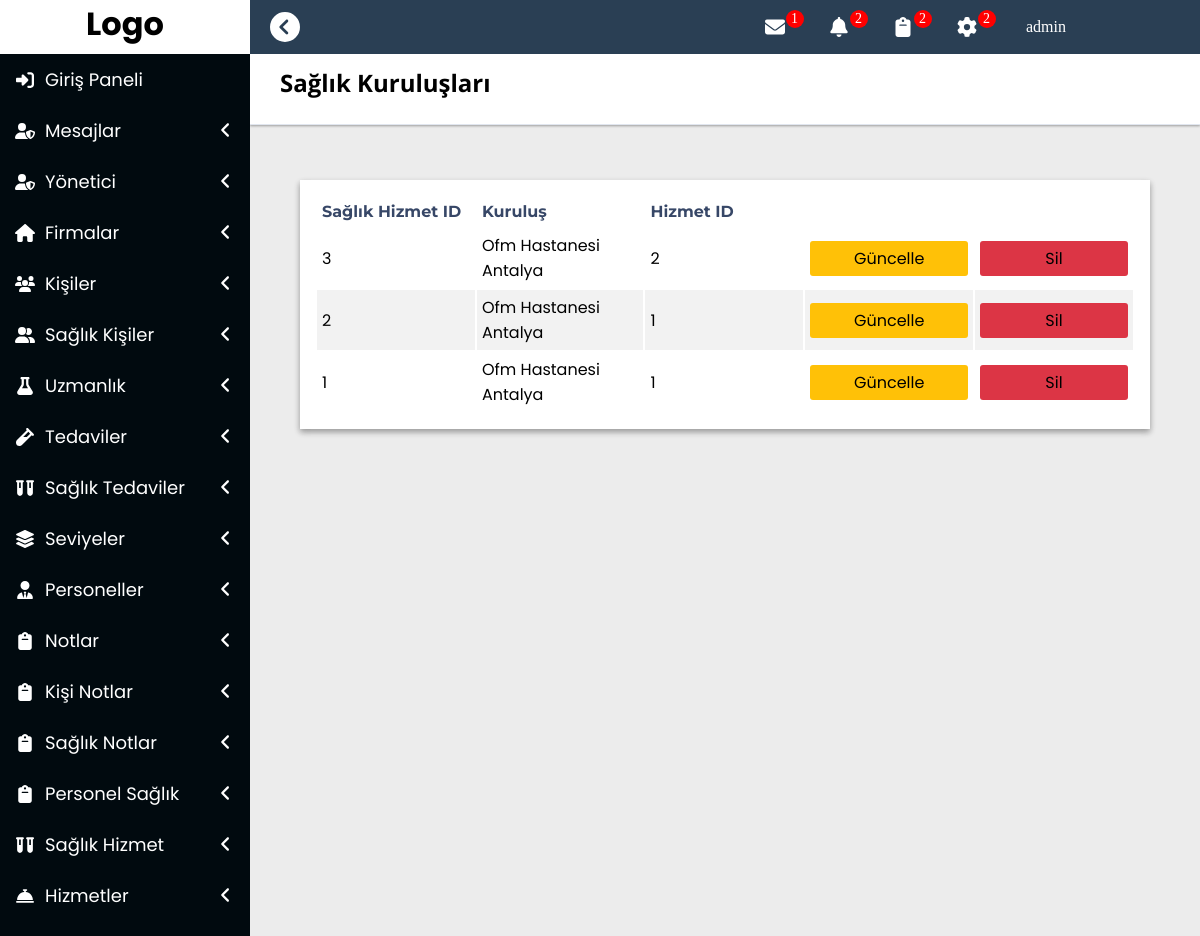
The app's page /saglikhizmetlistele/ (signed in), older data.
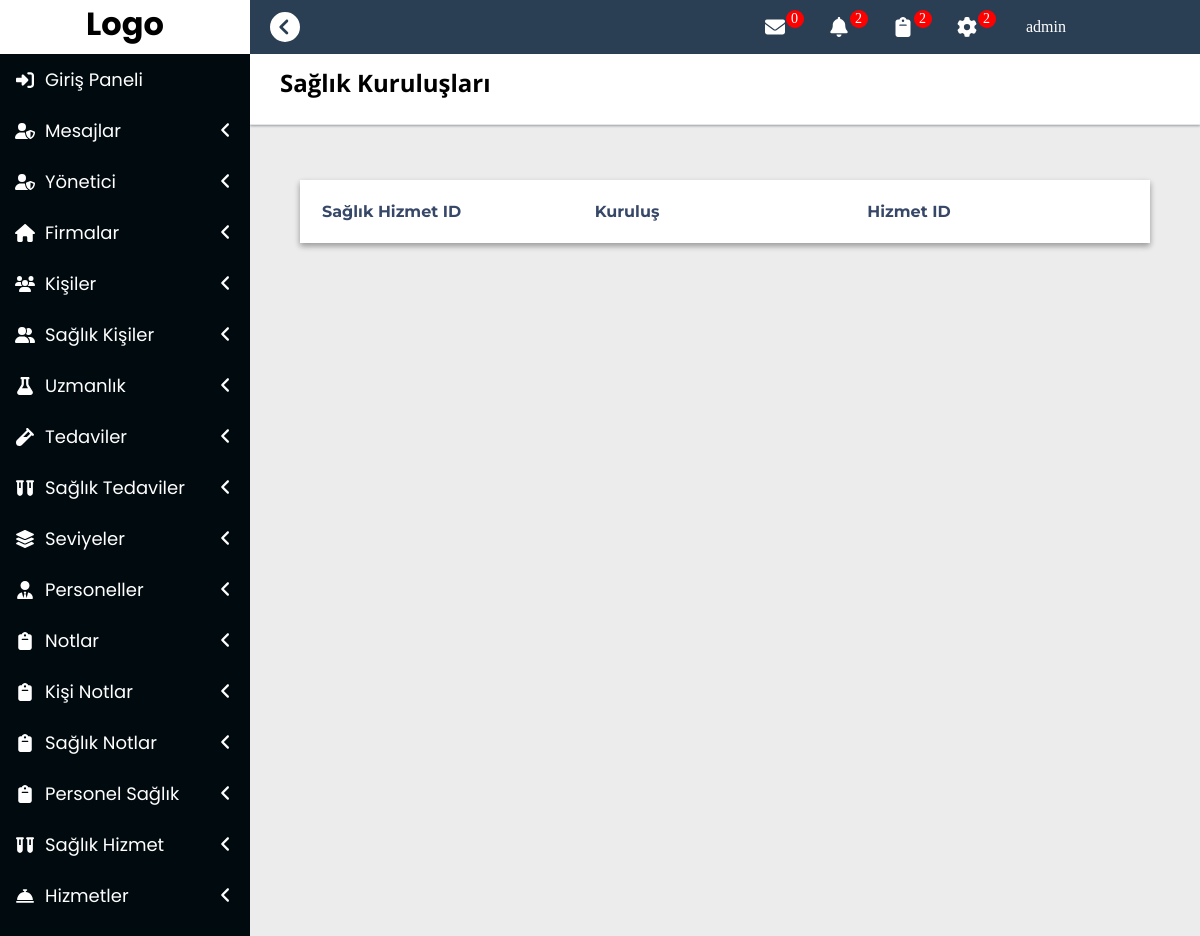
The same page, newer data.
### base/models.py (models this page shows, shortened)
class SaglikHizmetler(models.Model):
    kurulus = models.ForeignKey(SaglikKuruluslari,on_delete = models.CASCADE,related_name="SaglikHizmetlerKurulus")
    hizmetID = models.ForeignKey(Hizmetler, on_delete = models.CASCADE)
    eklenmeTarihi = models.DateTimeField(auto_now_add=True,verbose_name="Oluşturulma Tarihi")
    class Meta:
        ordering = ['-eklenmeTarihi']

class SaglikKuruluslari(models.Model):
    author = models.ForeignKey("auth.User",on_delete = models.CASCADE,verbose_name = "Ekleyen")
    kurulusAdi = models.CharField(max_length = 50,null=False,blank=False,verbose_name = "Kuruluş Adı")
    kurulusTuru =models.CharField(max_length=20,null=False,blank=False, choices=kurulusTurleri, verbose_name = "Kuruluş Türü")
    durum =models.CharField(max_length = 20,null=False,blank=False, choices=durumlar, verbose_name = "Durum")
    sehir = models.ForeignKey(Sehir,null=True, on_delete = models.CASCADE,related_name="SaglikKurulusSehir")
    ilce = models.ForeignKey(Ilce,null=True, on_delete = models.CASCADE,related_name="SaglikKurulusIlce")
    mahalle = models.ForeignKey(Mahalle,null=True, on_delete = models.CASCADE,related_name="SaglikKurulusMahalle")
    sokak = models.ForeignKey(Sokak,null=True, on_delete = models.CASCADE,related_name="SaglikKurulusSokak")
    cadde = models.ForeignKey(Cadde,null=True, on_delete = models.CASCADE,related_name="SaglikKurulusCadde")
    kapiNo = models.PositiveIntegerField(null=True,verbose_name = "Kapı No")
    tamAdres = models.CharField(max_length = 250,null=True,verbose_name = "Tam Adres")
    postaKodu = models.PositiveIntegerField(null=True,verbose_name = "Posta Kodu")
    enlem = models.FloatField(max_length = 50,null=False,blank=False,verbose_name = "Enlem")
    boylam = models.FloatField(max_length = 50,null=False,blank=False,verbose_name = "Boylam")
    telefon = models.PositiveIntegerField(null=False,blank=False,verbose_name = "Telefon")
    fax = models.PositiveIntegerField(verbose_name = "Fax")
    website = models.CharField(max_length = 50,verbose_name = "Website")
    mail = models.EmailField(max_length = 50,verbose_name = "Mail")
    doktorSayisi = models.PositiveIntegerField(verbose_name = "Doktor Sayısı")
    kisiUzaklik = models.FloatField(max_length = 500,null= True, verbose_name="Kişiye Olan Uzaklık")
    eklenmeTarihi = models.DateTimeField(auto_now_add=True,verbose_name="Oluşturulma Tarihi")
    def __str__(self):
        return self.kurulusAdi
    class Meta:
        ordering = ['-eklenmeTarihi']

class Hizmetler(models.Model):
    SaglikHizmet = models.ForeignKey(SaglikKuruluslari,on_delete = models.CASCADE,related_name="HizmetlerSaglikHizmet")
    hizmetAdi = models.CharField(max_length = 50,null=False,blank=False,verbose_name = "Hizmet Adı")
    eklenmeTarihi = models.DateTimeField(auto_now_add=True,verbose_name="Oluşturulma Tarihi")
    class Meta:
        ordering = ['-eklenmeTarihi']

### base/views.py (the view)
# urls.py: path('saglikhizmetlistele/', views.saglikHizmetListele, name = "saglikHizmetListele"),
def saglikHizmetListele(request):
    mesajlar = Mesajlar.objects.filter(alıcı=request.user,okundu=False)
    mesajlarAdet = len(mesajlar)
    hizmetler = SaglikHizmetler.objects.all()
    context={
        "mesajlar":mesajlar,
        "mesajlarAdet":mesajlarAdet,
        "hizmetler":hizmetler
    }
    return render(request,"Listele/saglikhizmet.html",context)

### templates/Listele/saglikhizmet.html
{% extends "layout.html" %}
{% block body %}
<div class="ContentLayout">
    <div class="Pagination">
        <h1>Sağlık Kuruluşları</h1>
    </div>
    <div class="SubContent">
        <div class="tablo">
            <table>
                <thead>
                    <tr>
                        <td>Sağlık Hizmet ID</td>
                        <td>Kuruluş</td>
                        <td>Hizmet ID</td>
                    </tr>
                </thead>
                <tbody>
                    {% for hizmet in hizmetler %}
                    <tr>
                        <td>{{hizmet.id}}</td>
                        <td>{{hizmet.kurulus}}</td>
                        <td>{{hizmet.hizmetID.id}}</td>
                        <td><a href="{% url 'base:saglikHizmetDuzenle' hizmet.id %}" class = "btn-update">Güncelle</a></td>
                        <td><a href="{% url 'base:saglikHizmetSil' hizmet.id %}" class = "btn-delete">Sil</a> </td>
                    </tr>
                    {% endfor %}
                </tbody>
            </table>
        </div>
    </div>
</div>
{% endblock body %}

### templates/layout.html (shortened to what this page needs)
<!DOCTYPE html>
{% load static %}
<html lang="en">
<head>
    <link rel="stylesheet" href="{% static 'css/style.css' %}">
</head>
<body>
    <div id="Layout">
        <div id="SideMenu">
            <div id="Logo">
                <h1>Logo</h1>
            </div>
            <ul>
                <li class="treeview">
                    <a href="{% url 'user:login' %}">
                        <i class="fa fa-sign-in-alt"></i>
                        <span>Giriş Paneli</span>
                    </a>
                </li>
                <li class="treeview">
                    <a href="#">
                        <i class="fa fa-user-shield" ></i>
                        <span>Mesajlar</span>
                        <div class="pull-right">
                            <i class="fa fa-angle-left"></i>
                        </div>
                    </a>
                </li>
                <li class="treeview">
                    <a class="ignore-click"  href="#">
                        <i class="fa fa-user-shield"></i>
                        <span>Yönetici</span>
                        <div class="pull-right">
                            <i class="fa fa-angle-left"></i>
                        </div>
                    </a>
                </li>
                <li class="treeview">
                    <a href="#">
                        <i class="fa fa-home" ></i>
                        <span>Firmalar</span>
                        <div class="pull-right">
                            <i class="fa fa-angle-left"></i>
                        </div>
                    </a>
                </li>
                <li class="treeview">
                    <a class="ignore-click" href="#">
                        <i class="fa fa-users"></i>
                        <span>Kişiler</span>
                        <div class="pull-right">
                            <i class="fa fa-angle-left"></i>
                        </div>
                    </a>
                </li>
                <li class="treeview">
                    <a class="ignore-click" href="#">
                        <i class="fa fa-user-friends"></i>
                        <span>Sağlık Kişiler</span>
                        <div class="pull-right">
                            <i class="fa fa-angle-left"></i>
                        </div>
                    </a>
                </li>
                <li class="treeview">
                    <a class="ignore-click" href="#">
                        <i class="fa fa-flask"></i>
                        <span>Uzmanlık</span>
                        <div class="pull-right">
                            <i class="fa fa-angle-left"></i>
                        </div>
                    </a>
                </li>
                <li class="treeview">
                    <a class="ignore-click" href="#">
                        <i class="fa fa-vial"></i>
                        <span>Tedaviler</span>
                        <div class="pull-right">
                            <i class="fa fa-angle-left"></i>
                        </div>
                    </a>
                </li>
                <li  class="treeview">
                    <a class="ignore-click" href="#">
                        <i class="fa fa-vials"></i>
                        <span>Sağlık Tedaviler</span>
                        <div class="pull-right">
                            <i class="fa fa-angle-left"></i>
                        </div>
                    </a>
                </li>
                <li class="treeview">
                    <a class="ignore-click" href="#">
                        <i class="fa fa-layer-group"></i>
                        <span>Seviyeler</span>
                        <div class="pull-right">
                            <i class="fa fa-angle-left"></i>
                        </div>
                    </a>
                </li>
                <li class="treeview">
                    <a class="ignore-click" href="#">
                        <i class="fa fa-user-tie"></i>
                        <span>Personeller</span>
                        <div class="pull-right">
                            <i class="fa fa-angle-left"></i>
                        </div>
                    </a>
                </li>
                <li class="treeview">
                    <a class="ignore-click" href="#">
                        <i class="fa fa-clipboard"></i>
                        <span>Notlar</span>
                        <div class="pull-right">
                            <i class="fa fa-angle-left"></i>
                        </div>
                    </a>
                </li>
                <li class="treeview">
                    <a class="ignore-click" href="#">
                        <i class="fa fa-clipboard"></i>
                        <span>Kişi Notlar</span>
                        <div class="pull-right">
                            <i class="fa fa-angle-left"></i>
                        </div>
                    </a>
                </li>
                <li class="treeview">
                    <a class="ignore-click" href="#">
                        <i class="fa fa-clipboard"></i>
                        <span>Sağlık Notlar</span>
                        <div class="pull-right">
                            <i class="fa fa-angle-left"></i>
                        </div>
                    </a>
                </li>
                <li class="treeview">
                    <a class="ignore-click" href="#">
                        <i class="fa fa-clipboard"></i>
                        <span>Personel Sağlık</span>
                        <div class="pull-right">
                            <i class="fa fa-angle-left"></i>
                        </div>
                    </a>
                </li>
                <li class="treeview">
                    <a class="ignore-click" href="#">
                        <i class="fa fa-vials"></i>
                        <span>Sağlık Hizmet</span>
                        <div class="pull-right">
                            <i class="fa fa-angle-left"></i>
                        </div>
                    </a>
                </li>
                <li class="treeview">
                    <a class="ignore-click" href="#">
                        <i class="fa fa-concierge-bell"></i>
                        <span>Hizmetler</span>
                        <div class="pull-right">
                            <i class="fa fa-angle-left"></i>
                        </div>
                    </a>
                </li>
            </ul>
        </div>
        <main id="MainSide">
            <div id="TopMenu">
                <p id="HideSideNav"><i style="height: 30px;width: 30px;" class="fa fa-chevron-circle-left"></i></p>
                <ul>
                    <li style="margin-left: 15px;"><a href="">{{request.user.username}}</a></li>
                    <li><a href="#"><i style="height: 20px;width: 20px;" class="fa fa-cog"></i><span>2</span></a>
                    </li>
                    <li><a href="#"><i style="height: 20px;width: 20px;" class="fa fa-clipboard"></i><span>2</span></a>
                    </li>
                    <li><a href="#"><i style="height: 20px;width: 20px;" class="fa fa-bell"></i><span>2</span></a>
                    </li>
                    <li><a href="#"><i style="height: 20px;width: 20px;" class="fa fa-envelope"></i><span>{{mesajlarAdet}}</span></a>
                    </li>
                </ul>
            </div>
            <div id="Content">
                {% block body %}
                {% endblock body %}
            </div>
        </main>
    </div>
</body>
</html>

### static/css/style.css (style rules this page uses)
* { padding: 0px; margin: 0px; box-sizing: border-box; }
ul { list-style: none; }
a { text-decoration: none; color: white; }
#Layout { display: flex; max-width: 100vw; min-height: 100vh; overflow-x: hidden; }
#SideMenu { width: 250px; min-height: 100vh; background-color: #010A0F; }
#Logo { height: 54px; background-color: rgb(255, 255, 255); font-family: 'Poppins', sans-serif; text-align: center; }
#SideMenu > ul { list-style: none; width: 100%; margin-bottom: 150px; }
#SideMenu > ul > li { width: 100%; color: white; font-family: 'Poppins', sans-serif; }
#SideMenu > ul > li > a { font-size: 18px; display: flex; align-items: center; width: 100%; position: relative; padding: 12px 5px 12px 15px; }
#SideMenu > ul > li > a > svg { width: 20px; margin-right: 10px; }
#SideMenu > ul .pull-right { width: 20px; position: absolute; right: 10px; }
#MainSide { width: calc(100% - 250px); overflow-x: hidden; }
#TopMenu { width: calc(100vw - 250px); height: 54px; position: relative; padding: 0px 20px; display: flex; align-items: center; z-index: 99; background-color: #2A3F54; }
#TopMenu > p { height: 30px; width: 30px; color: white; }
#TopMenu > ul { list-style: none; position: absolute; right: 120px; min-width: 350px; height: 100%; }
#TopMenu > ul > li { float: right; width: 54px; height: 100%; margin-left: 10px; }
#TopMenu > ul > li > a { position: relative; height: 100%; width: 100%; display: flex; align-items: center; }
#TopMenu > ul > li > a > span { position: absolute; font-size: 14px; top: 10px; right: 15px; line-height: 3px; padding: 7px 5px; border-radius: 50em; height: 18px; width: 18px; background-color: red; }
#Content { position: relative; min-width: calc(100vw - 250px); min-height: 1071px; max-width: 100vw; background-color: #ECECEC; font-family: 'Poppins', sans-serif; }
.SubContent { min-height: 995px; height: 100%; padding: 50px; overflow-y: scroll; }
.tablo { margin-bottom: 25px; box-shadow: 0 3px 6px rgb(0 0 0 / 16%), 0 3px 6px rgb(0 0 0 / 23%); background-color: #fff; overflow-y: hidden; overflow-x: scroll; }
.tablo > table { padding: 15px; }
.tablo > table > thead { font-family: 'Montserrat', sans-serif; font-weight: 700; color: #374767; }
.tablo td { width: 10%; padding: 5px; overflow: hidden; text-overflow: ellipsis; }
.ContentLayout { min-height: 1071px; }
.Pagination { font-family: 'Open Sans', sans-serif; width: 100%; height: 71px; background-color: white; padding: 12px 30px; border-bottom: 1px solid #e1e6ef; margin-bottom: 0px; box-shadow: 0 1px 3px rgba(0, 0, 0, 0.12), 0 1px 2px rgba(0, 0, 0, 0.24); margin-bottom: 5px; }
.Pagination > h1 { font-size: 24px; color:black; background: #fff; text-shadow: none; }

Row changes from the older to the newer data that the page shows:
removed SaglikHizmetler: id "3", kurulus "Ofm Hastanesi Antalya", hizmetID.id "2"
removed SaglikHizmetler: id "2", kurulus "Ofm Hastanesi Antalya", hizmetID.id "1"
removed SaglikHizmetler: id "1", kurulus "Ofm Hastanesi Antalya", hizmetID.id "1"
Text that changed along with them:
{{ mesajlarAdet }}: "1" → "0"
